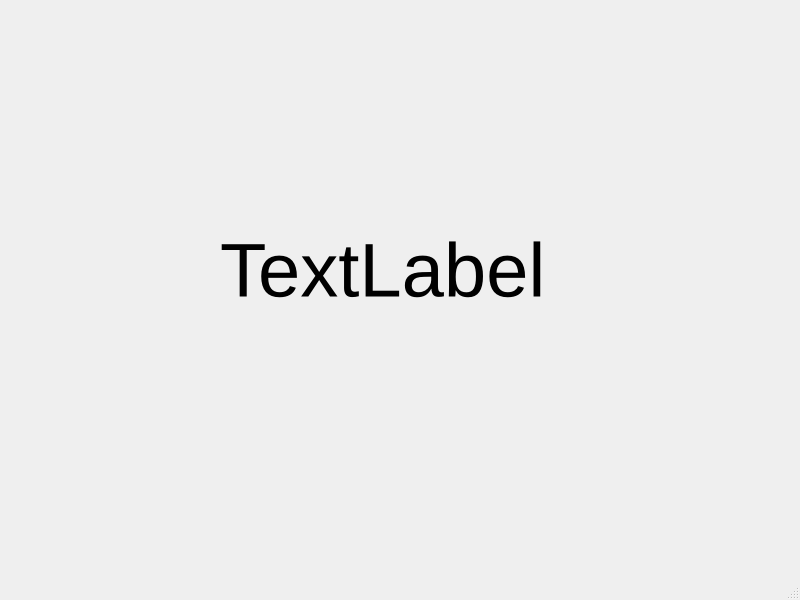
<?xml version="1.0" encoding="UTF-8"?>
<ui version="4.0">
 <class>MainWindow</class>
 <widget class="QMainWindow" name="MainWindow">
  <property name="geometry">
   <rect>
    <x>0</x>
    <y>0</y>
    <width>800</width>
    <height>600</height>
   </rect>
  </property>
  <property name="windowTitle">
   <string>MainWindow</string>
  </property>
  <widget class="QWidget" name="centralwidget">
   <widget class="QLabel" name="label">
    <property name="geometry">
     <rect>
      <x>220</x>
      <y>180</y>
      <width>341</width>
      <height>181</height>
     </rect>
    </property>
    <property name="font">
     <font>
      <pointsize>57</pointsize>
     </font>
    </property>
    <property name="text">
     <string>TextLabel</string>
    </property>
   </widget>
  </widget>
  <widget class="QMenuBar" name="menubar">
   <property name="geometry">
    <rect>
     <x>0</x>
     <y>0</y>
     <width>800</width>
     <height>21</height>
    </rect>
   </property>
  </widget>
  <widget class="QStatusBar" name="statusbar"/>
 </widget>
 <resources/>
 <connections/>
</ui>
